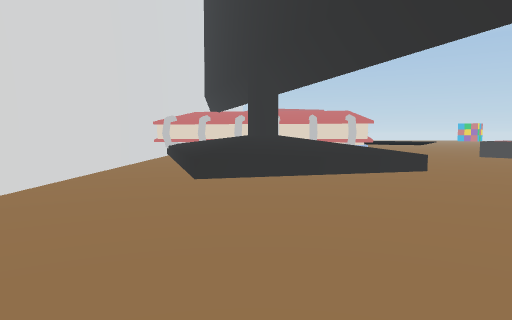
View 1 (above)

13 first-person views from a walk through a 3-D level made in the Unity game engine. The camera is 1.2 m above the floor, tilts 4° down and sees 70° across. The floor is counted in squares, 2 m on a side. Each view is taken from the middle of a square. On the plan, view 1 faces up. The plan holds only what a view shows up to about 10 squares ahead; the rest is blank. The place goes on beyond the plan. The player character is not drawn. Some surface patterns are stand-ins.

View 2
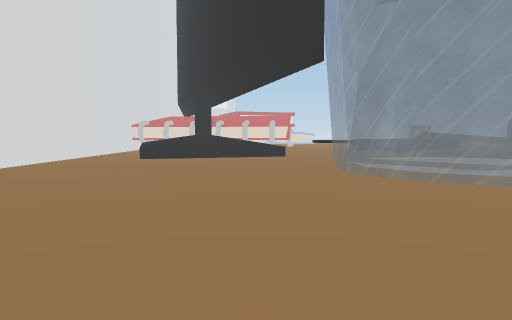

View 3
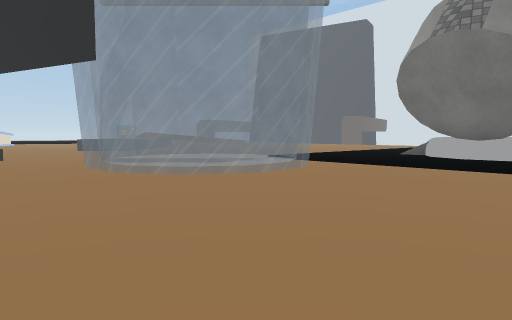

View 4
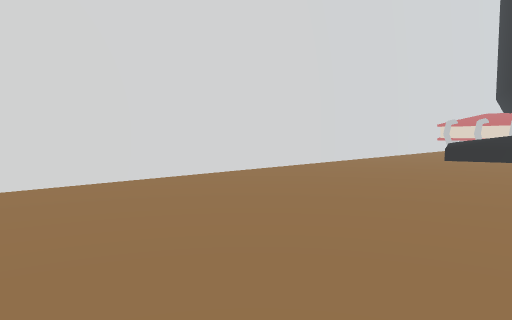

View 5
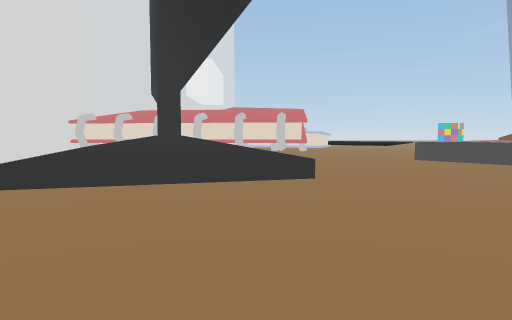

View 6
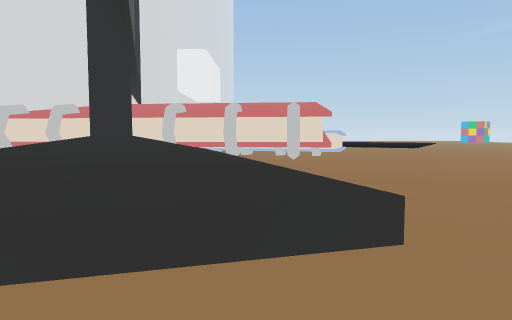

View 7
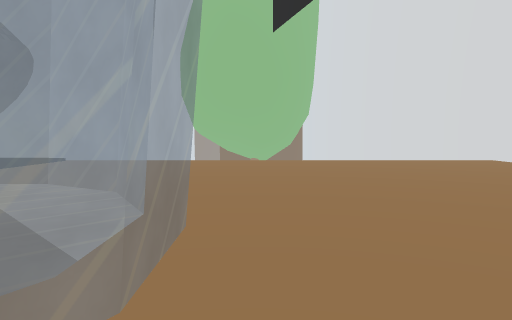

View 8
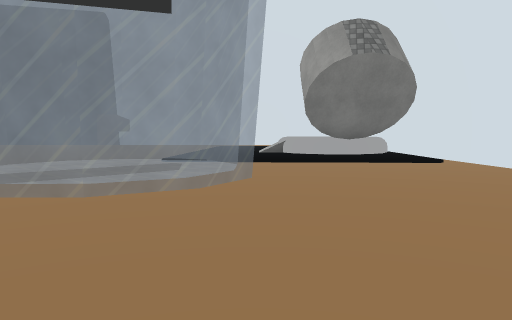

View 9
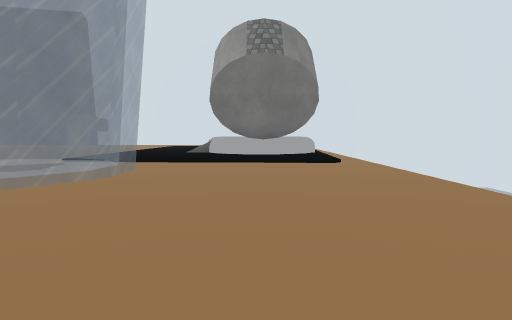

View 10
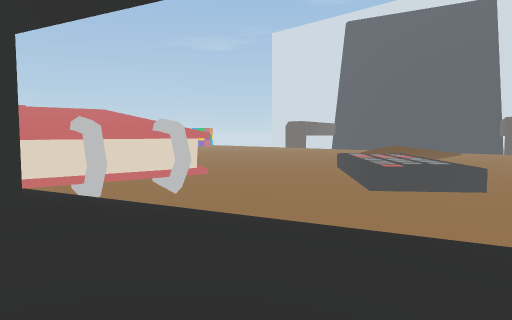

View 11
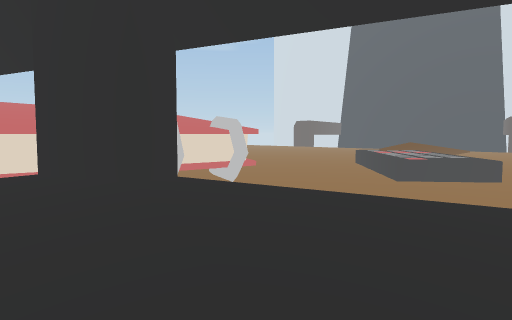

View 12
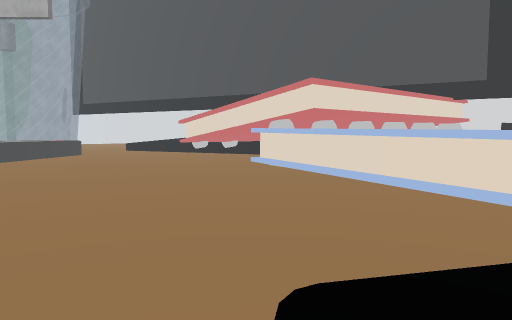

View 13
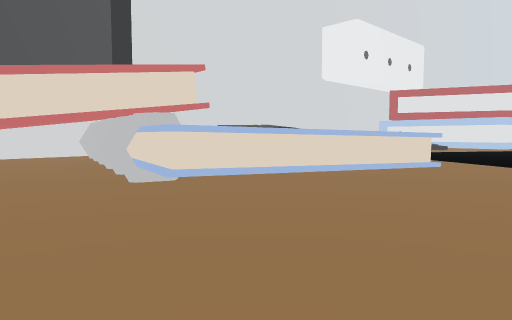

### Floor plan
Key: @ floor where view 1 was taken; # wall or solid block; x gap in a wall; . main floor; : floor 0.25 m higher than the main floor; + floor 1 m higher than the main floor; * floor 1.25 m higher than the main floor; / step, stairs or slope; = window, fence, low wall or low ledge; ^ raised ledge; T thing the floor can be seen under or through; O other object.
Columns run from 3 left of view 1 to 10 right of it. Each row starts with its distance up from view 1.
 20         /::
 19         /./ /
 18         *....
 17         /....
 16 ##//    #....
 15 #=#####x#...
 14 #...^^^.....
 13 #   ^ T.....
 12 # ^^^TT.....
 11 #^^^^TT....==
 10 #///#.T...=##x
  9 #=/#//...=#+
  8 #/////....=..
  7 #.////......
  6 #./////.......
  5 #.=/..........
  4 #......====...
  3 #......=::=...
  2 #......=:::=//
  1 #......==:=::/
  0 #..@....==/::/
 -1 #.........//:/
 -2 #........./#O
 -3 #........./#/
 -4 #.........../
 -5 #
 -6 #

Where each view was taken, in squares from view 1:
view 1: 0 up, 0 right, facing up
view 2: 4 down, 2 right, facing up
view 3: 4 down, 1 right, facing up-right
view 4: 4 down, 2 right, facing up-left
view 5: 1 up, 2 right, facing up
view 6: 4 up, 2 right, facing up
view 7: 4 up, 3 right, facing down
view 8: 0 up, 0 right, facing right
view 9: 2 down, 0 right, facing right
view 10: 6 up, 0 right, facing up-right
view 11: 6 up, 1 left, facing up-right
view 12: 19 up, 9 right, facing down-left
view 13: 12 up, 8 right, facing up-left
